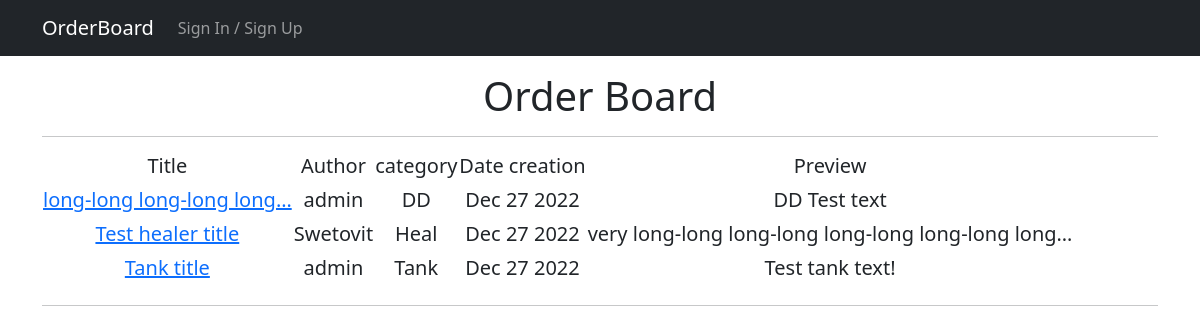
The page / on the database its author committed.
### Order/models.py (models this page shows, shortened)
class Order(models.Model):
    author = models.ForeignKey(User, on_delete=models.CASCADE)
    dateCreation = models.DateTimeField(auto_now_add=True)
    category = models.CharField(max_length=16, choices=CATEGORY, default='Tank')
    title = models.CharField(max_length=128, verbose_name='title')
    text = models.TextField()
    upload = models.FileField(upload_to='uploads/', blank=True)

### Order/views.py (the view)
# urls.py: path('', OrderList.as_view()),
class OrderList(ListView):
    model = Order
    form_class = OrderForm
    template_name = 'order_list.html'
    context_object_name = 'order_list'
    ordering = ['-id']
    def get_context_data(self, **kwargs):
        context = super().get_context_data(**kwargs)
        context['user'] = self.request.user
        return context

### Order/templates/order_list.html (shortened to what this page needs)
{% extends 'base.html' %}
{% block content %}
<p><h1> Order Board </h1></p>
<hr>
    <table>
        <tr>
            <td><h5> Title </h5></td>
            <td><h5> Author </h5></td>
            <td><h5> category </h5></td>
            <td><h5> Date creation </h5></td>
            <td><h5> Preview </h5></td>
        </tr>
    {% for order in order_list %}
        <tr>
            <td><h5><a href="{% url 'order_detail' order.id %}">{{ order.title|truncatechars:25 }}</a></h5></td>
            <td><h5> {{ order.author }} </h5></td>
            <td><h5> {{ order.category }} </h5></td>
            <td><h5> {{ order.dateCreation|date:'M d Y' }} </h5></td>
            <td><h5> {{ order.text|truncatechars:50 }} </h5></td>
            <td></td>
        </tr>
    {% endfor %}
    </table>
<hr>
{% endblock content %}

### rows shown on the page
Order: title "long-long long-long long…", author "admin", category "DD", dateCreation "Dec 27 2022", text "DD Test text"
Order: title "Test healer title", author "Swetovit", category "Heal", dateCreation "Dec 27 2022", text "very long-long long-long long-long long-long long…"
Order: title "Tank title", author "admin", category "Tank", dateCreation "Dec 27 2022", text "Test tank text!"
